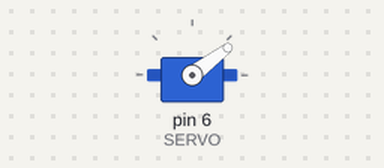
Simulated run of this sketch. Board: Arduino Uno, built with avr-gcc and run on an emulated ATmega328P. Shown: servo.

Above: at 0.05 s.
At 0.65 s:
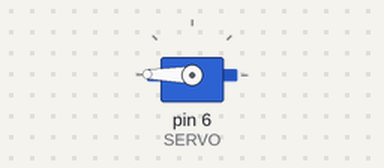
At 1.3 s:
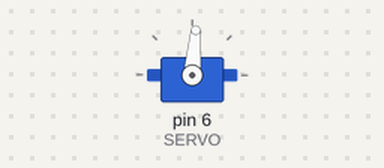
At 2.35 s:
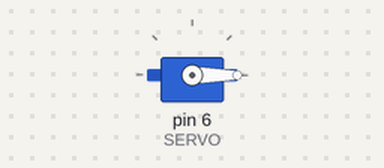
Timing chart, 0 to 5.5 s (numbered marks = the images above):
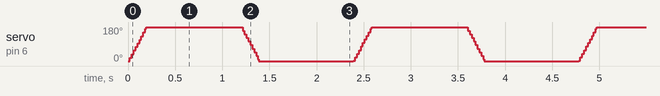

The sketch:

Servo.ino
```cpp
#include <Servo.h>

#define SERVO 6

Servo s;
int pos;

void setup () {
  s.attach(SERVO);
  Serial.begin(9600);
  s.write(0);
}

void loop() {
  for (pos = 0; pos < 180; pos++) {
    s.write(pos);
    delay(1);
  }

  delay(1000);

  for (pos = 180; pos >= 0; pos--) {
    s.write(pos);
    delay(1);
  }

  delay(1000);
}
```
